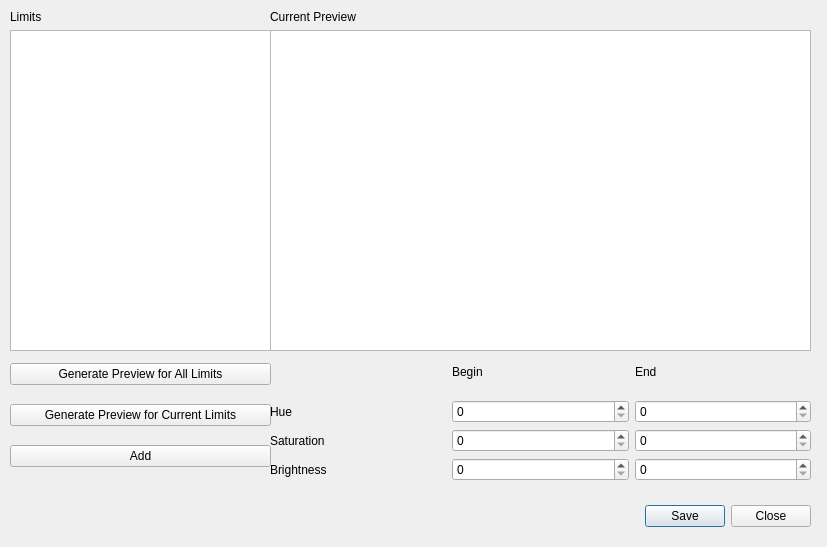
<?xml version="1.0" encoding="UTF-8"?>
<ui version="4.0">
 <class>GrassParameterCreatorDialog</class>
 <widget class="QDialog" name="GrassParameterCreatorDialog">
  <property name="geometry">
   <rect>
    <x>0</x>
    <y>0</y>
    <width>827</width>
    <height>547</height>
   </rect>
  </property>
  <property name="windowTitle">
   <string>Grass Parameter Creator</string>
  </property>
  <widget class="QDialogButtonBox" name="buttonBox">
   <property name="geometry">
    <rect>
     <x>640</x>
     <y>500</y>
     <width>171</width>
     <height>32</height>
    </rect>
   </property>
   <property name="orientation">
    <enum>Qt::Horizontal</enum>
   </property>
   <property name="standardButtons">
    <set>QDialogButtonBox::Close|QDialogButtonBox::Save</set>
   </property>
  </widget>
  <widget class="QWidget" name="verticalLayoutWidget">
   <property name="geometry">
    <rect>
     <x>10</x>
     <y>10</y>
     <width>261</width>
     <height>341</height>
    </rect>
   </property>
   <layout class="QVBoxLayout" name="verticalLayout">
    <item>
     <widget class="QLabel" name="label">
      <property name="text">
       <string>Limits</string>
      </property>
     </widget>
    </item>
    <item>
     <widget class="QTableView" name="tableView"/>
    </item>
   </layout>
  </widget>
  <widget class="QWidget" name="verticalLayoutWidget_2">
   <property name="geometry">
    <rect>
     <x>270</x>
     <y>10</y>
     <width>541</width>
     <height>341</height>
    </rect>
   </property>
   <layout class="QVBoxLayout" name="verticalLayout_2">
    <item>
     <widget class="QLabel" name="label_2">
      <property name="text">
       <string>Current Preview</string>
      </property>
     </widget>
    </item>
    <item>
     <widget class="QGraphicsView" name="graphicsView"/>
    </item>
   </layout>
  </widget>
  <widget class="QWidget" name="gridLayoutWidget">
   <property name="geometry">
    <rect>
     <x>270</x>
     <y>350</y>
     <width>541</width>
     <height>131</height>
    </rect>
   </property>
   <layout class="QGridLayout" name="gridLayout">
    <item row="2" column="0">
     <widget class="QLabel" name="label_5">
      <property name="text">
       <string>Saturation</string>
      </property>
     </widget>
    </item>
    <item row="0" column="1">
     <widget class="QLabel" name="label_7">
      <property name="text">
       <string>Begin</string>
      </property>
     </widget>
    </item>
    <item row="3" column="0">
     <widget class="QLabel" name="label_6">
      <property name="text">
       <string>Brightness</string>
      </property>
     </widget>
    </item>
    <item row="1" column="0">
     <widget class="QLabel" name="label_4">
      <property name="text">
       <string>Hue</string>
      </property>
     </widget>
    </item>
    <item row="0" column="0">
     <widget class="QLabel" name="label_3">
      <property name="text">
       <string/>
      </property>
     </widget>
    </item>
    <item row="0" column="2">
     <widget class="QLabel" name="label_8">
      <property name="text">
       <string>End</string>
      </property>
     </widget>
    </item>
    <item row="1" column="1">
     <widget class="QSpinBox" name="hBeginSpinBox">
      <property name="maximum">
       <number>255</number>
      </property>
     </widget>
    </item>
    <item row="2" column="1">
     <widget class="QSpinBox" name="sBeginSpinBox">
      <property name="maximum">
       <number>255</number>
      </property>
     </widget>
    </item>
    <item row="3" column="1">
     <widget class="QSpinBox" name="vBeginSpinBox">
      <property name="maximum">
       <number>255</number>
      </property>
     </widget>
    </item>
    <item row="1" column="2">
     <widget class="QSpinBox" name="hEndSpinBox">
      <property name="maximum">
       <number>255</number>
      </property>
     </widget>
    </item>
    <item row="2" column="2">
     <widget class="QSpinBox" name="sEndSpinBox">
      <property name="maximum">
       <number>255</number>
      </property>
     </widget>
    </item>
    <item row="3" column="2">
     <widget class="QSpinBox" name="vEndSpinBox">
      <property name="maximum">
       <number>255</number>
      </property>
     </widget>
    </item>
   </layout>
  </widget>
  <widget class="QWidget" name="verticalLayoutWidget_3">
   <property name="geometry">
    <rect>
     <x>10</x>
     <y>350</y>
     <width>261</width>
     <height>131</height>
    </rect>
   </property>
   <layout class="QVBoxLayout" name="verticalLayout_3">
    <item>
     <widget class="QPushButton" name="allLimitsPushButton">
      <property name="text">
       <string>Generate Preview for All Limits</string>
      </property>
     </widget>
    </item>
    <item>
     <widget class="QPushButton" name="currCreatedLimitsPushButton">
      <property name="text">
       <string>Generate Preview for Current Limits</string>
      </property>
     </widget>
    </item>
    <item>
     <widget class="QPushButton" name="addPushButton">
      <property name="text">
       <string>Add</string>
      </property>
     </widget>
    </item>
   </layout>
  </widget>
 </widget>
 <resources/>
 <connections>
  <connection>
   <sender>buttonBox</sender>
   <signal>accepted()</signal>
   <receiver>GrassParameterCreatorDialog</receiver>
   <slot>accept()</slot>
   <hints>
    <hint type="sourcelabel">
     <x>248</x>
     <y>254</y>
    </hint>
    <hint type="destinationlabel">
     <x>157</x>
     <y>274</y>
    </hint>
   </hints>
  </connection>
  <connection>
   <sender>buttonBox</sender>
   <signal>rejected()</signal>
   <receiver>GrassParameterCreatorDialog</receiver>
   <slot>reject()</slot>
   <hints>
    <hint type="sourcelabel">
     <x>316</x>
     <y>260</y>
    </hint>
    <hint type="destinationlabel">
     <x>286</x>
     <y>274</y>
    </hint>
   </hints>
  </connection>
 </connections>
</ui>
